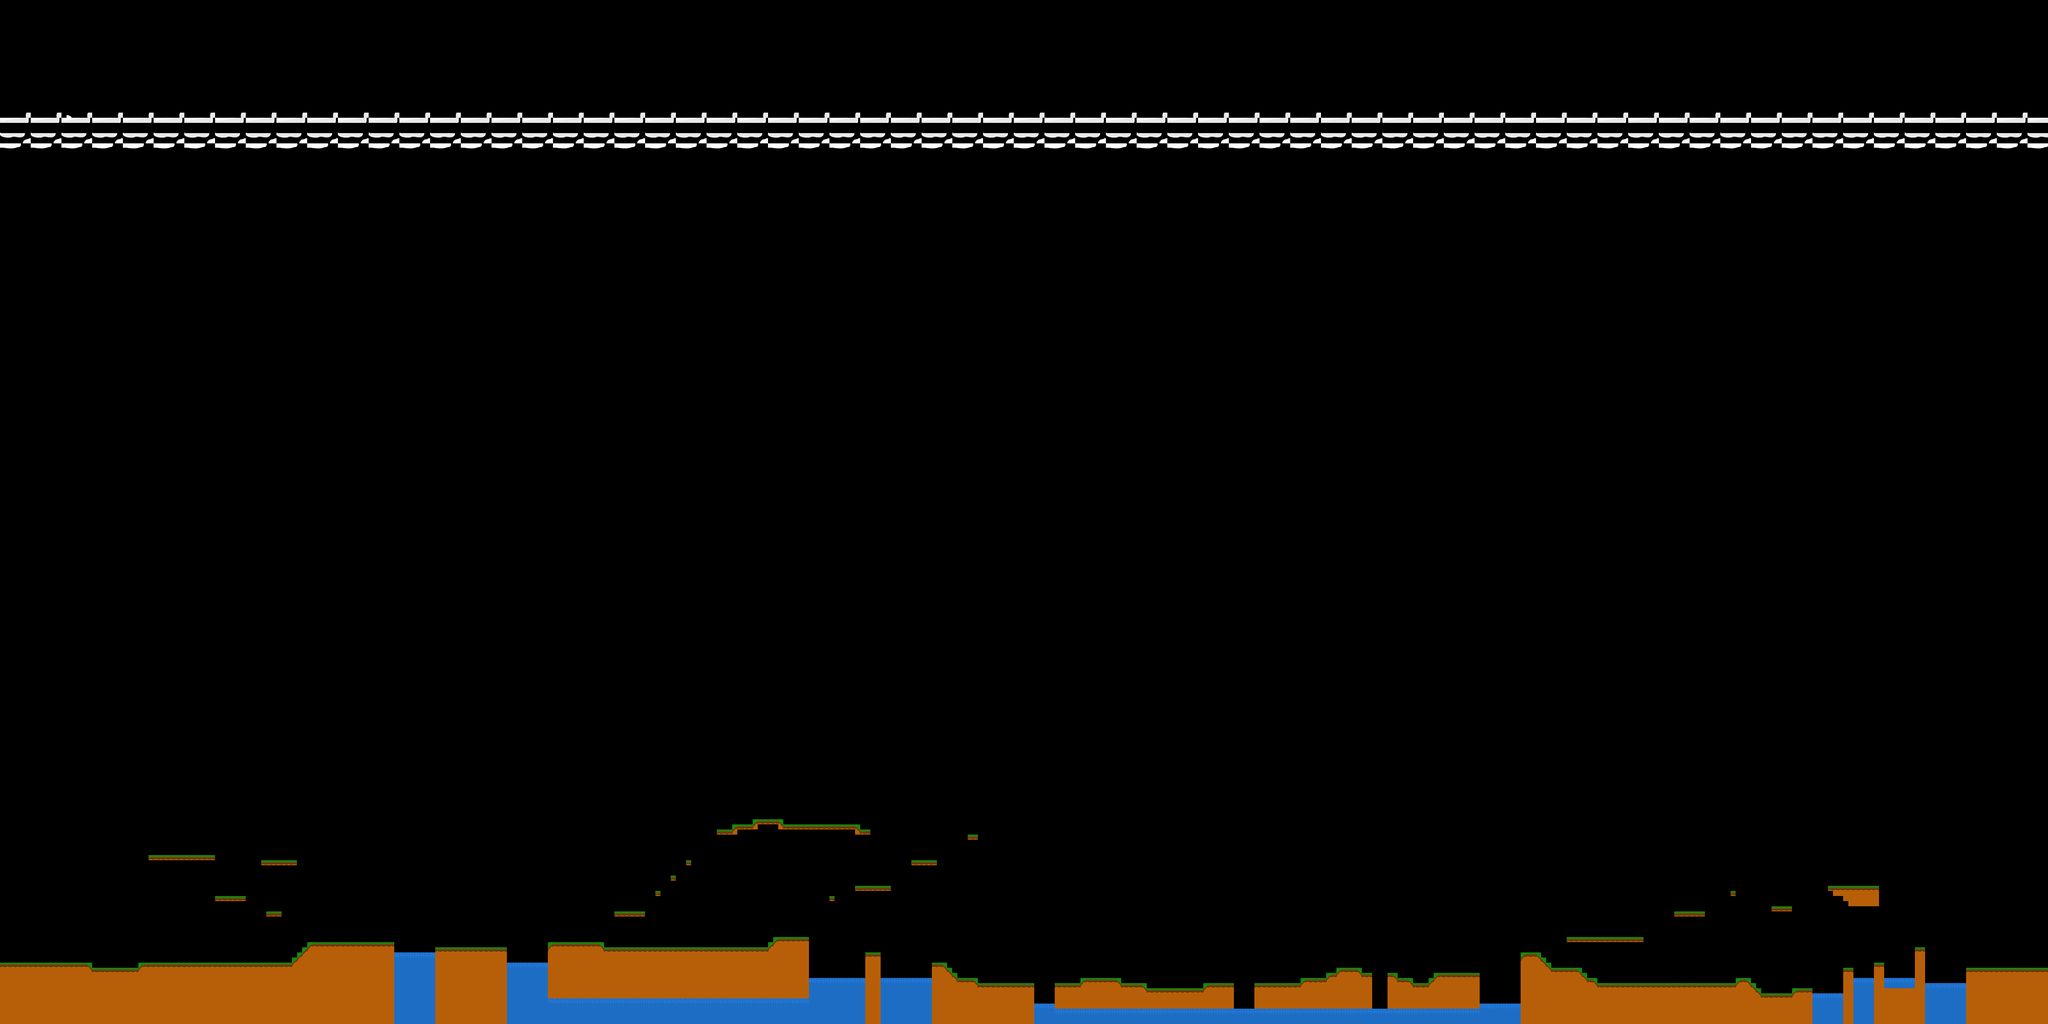

This game map was drawn from its Tiled (.tmx) file and the tilesets committed beside it. A one-line description and the trimmed map source follow:
An orthogonal 400x200 tile map with 16x16 px tiles, 2 tile layers (raw, sky), 2 tilesets.

<map version="1.0" orientation="orthogonal" renderorder="right-down" width="400" height="200" tilewidth="16" tileheight="16" nextobjectid="1">
 <tileset firstgid="1" name="tileset_1" tilewidth="16" tileheight="16">
  <image source="tileset_1.png" width="176" height="64" />
 </tileset>
 <tileset firstgid="45" name="tileset_2" tilewidth="16" tileheight="16">
  <image source="tileset_2.png" width="300" height="400" />
 </tileset>
 <layer name="raw" width="400" height="200">
  <data>[80000 cells, 4422 non-empty, 8 distinct tile ids]</data>
 </layer>
 <layer name="sky" width="400" height="200">
  <data>[80000 cells, 12000 non-empty, 55 distinct tile ids]</data>
 </layer>
</map>